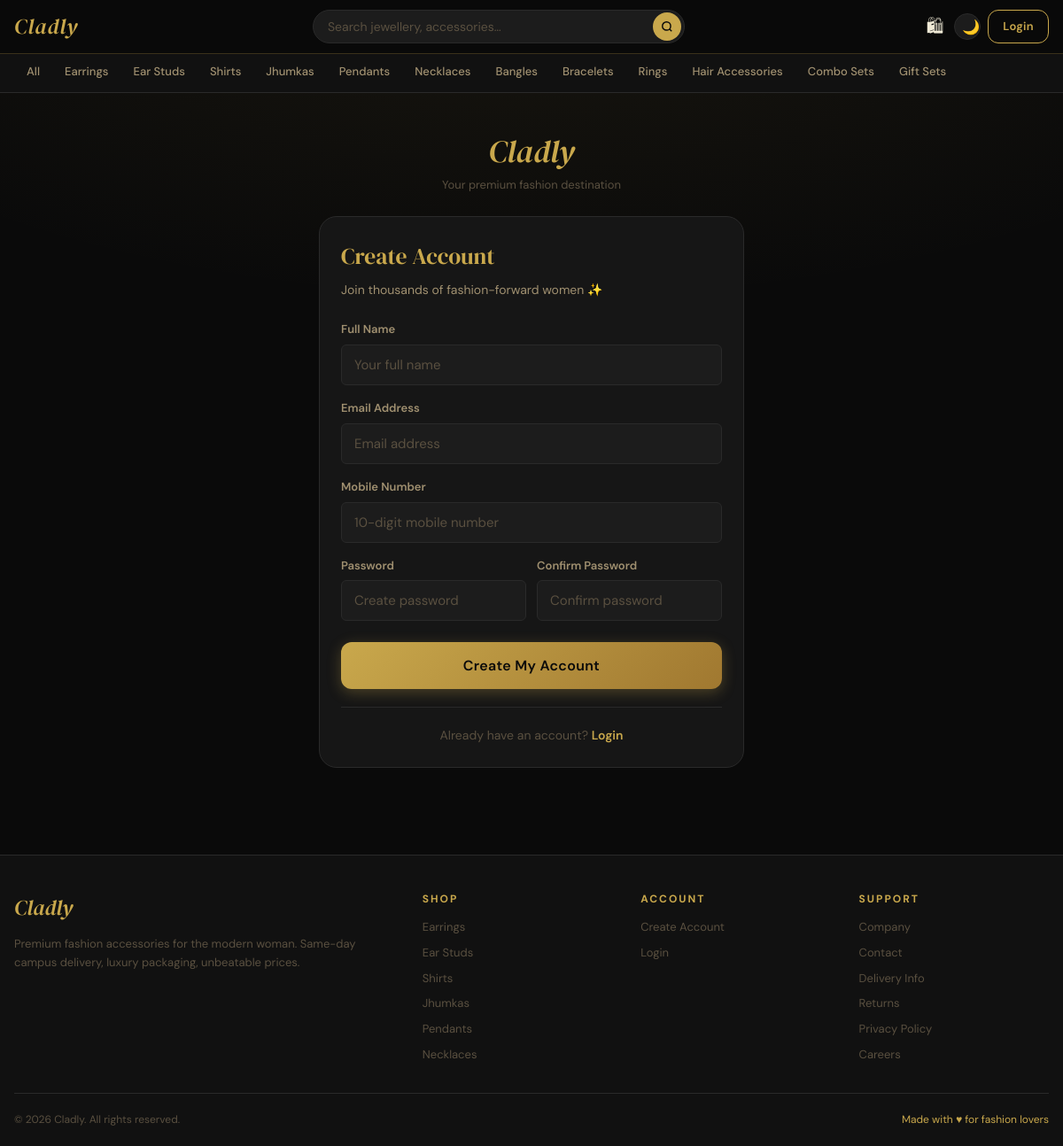
Screenshot of /register/ with the database file from the repository.
### store/models.py (models this page shows, shortened)
class Category(models.Model):
    GENDER_CHOICES = [
        ('all', 'All'),
        ('girls', 'Girls'),
        ('boys', 'Boys'),
    ]
    name = models.CharField(max_length=100)
    slug = models.SlugField(unique=True)
    image = models.ImageField(upload_to='categories/', null=True, blank=True)
    description = models.TextField(blank=True)
    is_active = models.BooleanField(default=True)
    gender = models.CharField(max_length=10, choices=[('all','All'),('girls','Girls'),('boys','Boys')], default='girls')
    order = models.IntegerField(default=0)
    created_at = models.DateTimeField(auto_now_add=True)
    class Meta:
        verbose_name_plural = 'Categories'
        ordering = ['order', 'name']

### store/views.py (the view, shortened to what this page needs)
# urls.py: path('register/', views.register_view, name='register'),
def register_view(request):
    if request.user.is_authenticated:
        return redirect('home')
    form = RegistrationForm(request.POST or None)
    return render(request, 'store/auth/register.html', {'form': form})

### store/forms.py (shortened to what this page needs)
class RegistrationForm(forms.ModelForm):
    password = forms.CharField(widget=forms.PasswordInput(attrs={'placeholder': 'Create password', 'class': FORM_CTRL}))
    confirm_password = forms.CharField(widget=forms.PasswordInput(attrs={'placeholder': 'Confirm password', 'class': FORM_CTRL}))
    class Meta:
        model = User
        fields = ['full_name', 'email', 'mobile', 'password']
        widgets = {
            'full_name': forms.TextInput(attrs={'placeholder': 'Your full name', 'class': FORM_CTRL}),
            'email': forms.EmailInput(attrs={'placeholder': 'Email address', 'class': FORM_CTRL}),
            'mobile': forms.TextInput(attrs={'placeholder': '10-digit mobile number', 'class': FORM_CTRL}),
        }

### store/context_processors.py (called while the page is built)
def cart_wishlist_count(request):
    cart_count = 0
    wishlist_count = 0
    notif_count = 0
    if request.user.is_authenticated:
        cart_count = Cart.objects.filter(user=request.user).count()
        wishlist_count = Wishlist.objects.filter(user=request.user).count()
        notif_count = Notification.objects.filter(user=request.user, is_read=False).count()
    else:
        session_key = request.session.session_key
        if session_key:
            cart_count = Cart.objects.filter(session_key=session_key).count()
    return {
        'cart_count': cart_count,
        'wishlist_count': wishlist_count,
        'notif_count': notif_count,
    }

def categories_list(request):
    categories = Category.objects.filter(is_active=True).order_by('order', 'name')
    return {'nav_categories': categories}

### store/templates/store/auth/register.html (shortened to what this page needs)
{% extends 'base.html' %}
{% block content %}
<div class="auth-page">
  <div style="width:100%;max-width:480px;">
    <div class="auth-brand">
      <div class="auth-logo">Cladly</div>
      <div class="auth-tagline">Your premium fashion destination</div>
    </div>
    <div class="form-card">
      <div class="form-title">Create Account</div>
      <div class="form-sub">Join thousands of fashion-forward women ✨</div>
      <form method="post">
        <div class="form-group">
          <label class="form-label">Full Name</label>
          {{ form.full_name }}
        </div>
        <div class="form-group">
          <label class="form-label">Email Address</label>
          {{ form.email }}
        </div>
        <div class="form-group">
          <label class="form-label">Mobile Number</label>
          {{ form.mobile }}
        </div>
        <div class="form-row">
          <div class="form-group">
            <label class="form-label">Password</label>
            {{ form.password }}
          </div>
          <div class="form-group">
            <label class="form-label">Confirm Password</label>
            {{ form.confirm_password }}
          </div>
        </div>
        <button type="submit" class="btn btn-gold btn-full btn-lg" style="margin-top:8px;">Create My Account</button>
      </form>
      <hr class="form-divider">
      <p style="text-align:center;font-size:14px;color:var(--text-muted);">
        Already have an account? <a href="{% url 'login' %}" style="color:var(--gold);font-weight:600;">Login</a>
      </p>
    </div>
  </div>
</div>
{% endblock %}

### templates/base.html (shortened to what this page needs)
{% load static %}
<!DOCTYPE html>
<html lang="en">
<head>
  <link rel="stylesheet" href="{% static 'store/css/main.css' %}">
</head>
<body class="page-body">
<nav class="navbar">
  <div class="navbar-inner">
    <a href="{% url 'home' %}" class="nav-logo">Cladly</a>
    <div class="nav-search">
      <form action="{% url 'search' %}" method="get">
        <input type="text" id="search-input" name="q" placeholder="Search jewellery, accessories…"
               value="{{ request.GET.q }}" autocomplete="off">
        <button type="submit" class="nav-search-btn">
          <svg width="14" height="14" viewBox="0 0 24 24" fill="none" stroke="currentColor" stroke-width="2.5">
            <circle cx="11" cy="11" r="8"/><line x1="21" y1="21" x2="16.65" y2="16.65"/>
          </svg>
        </button>
      </form>
    </div>
    <div class="nav-actions">
      <a href="{% url 'cart' %}" class="nav-icon-btn nav-icon-desktop-only" title="Cart">
        🛍
      </a>
      <button type="button" class="nav-icon-btn theme-toggle-btn" id="cladly-theme-toggle" aria-label="Toggle dark/light mode">
        <span class="theme-icon-moon">🌙</span>
     </button>
     {% if user.is_authenticated %}
       <a href="{% url 'profile' %}" class="nav-icon-btn nav-icon-desktop-only" title="Profile">
      {% if user.profile_image %}
        <img src="{{ user.profile_image.url }}" style="width:28px;height:28px;border-radius:50%;object-fit:cover;border:1.5px solid var(--gold);">
        {% else %}
          <span style="width:28px;height:28px;background:var(--gold);border-radius:50%;display:flex;align-items:center;justify-content:center;color:var(--black);font-weight:700;font-size:12px;">{{ user.full_name|first|upper }}</span>
        {% endif %}
        </a>
      {% else %}
         <a href="{% url 'login' %}" class="btn btn-outline btn-sm nav-icon-desktop-only" style="margin-left:4px;">Login</a>
        {% endif %}
   </div>
  </div>
</nav>
<div class="category-nav">
  <div class="category-nav-inner">
    <a href="{% url 'product_list' %}" class="cat-nav-item {% if request.resolver_match.url_name == 'product_list' %}active{% endif %}">All</a>
    {% for cat in nav_categories %}
      <a href="{% url 'category_products' cat.slug %}"
         class="cat-nav-item {% if request.resolver_match.kwargs.slug == cat.slug %}active{% endif %}">
        {{ cat.name }}
      </a>
    {% endfor %}
  </div>
</div>
<main>
  {% block content %}{% endblock %}
</main>
<footer class="footer">
  <div class="footer-grid">
    <div class="footer-brand">
      <a href="{% url 'home' %}" class="footer-logo">Cladly</a>
      <p class="footer-tagline">Premium fashion accessories for the modern woman. Same-day campus delivery, luxury packaging, unbeatable prices.</p>
    </div>
    <div>
      <div class="footer-heading">Shop</div>
      <div class="footer-links">
        {% for cat in nav_categories|slice:":6" %}
          <a href="{% url 'category_products' cat.slug %}">{{ cat.name }}</a>
        {% endfor %}
      </div>
    </div>
    <div>
      <div class="footer-heading">Account</div>
      <div class="footer-links">
        {% if user.is_authenticated %}
          <a href="{% url 'profile' %}">My Profile</a>
          <a href="{% url 'my_orders' %}">My Orders</a>
          <a href="{% url 'wishlist' %}">Wishlist</a>
          <a href="{% url 'address_list' %}">Addresses</a>
          <a href="{% url 'logout' %}">Logout</a>
        {% else %}
          <a href="{% url 'register' %}">Create Account</a>
          <a href="{% url 'login' %}">Login</a>
        {% endif %}
      </div>
    </div>
    <div>
      <div class="footer-heading">Support</div>
      <div class="footer-links">
        <a href="#">Company</a>
        <a href="#">Contact</a>
        <a href="#">Delivery Info</a>
        <a href="#">Returns</a>
        <a href="#">Privacy Policy</a>
        <a href="#">Careers</a>
      </div>
    </div>
  </div>
  <div class="footer-bottom">
    <span>© 2026 Cladly. All rights reserved.</span>
    <span style="color:var(--gold)">Made with ♥ for fashion lovers</span>
  </div>
</footer>
</body>
</html>

### rows the page displays
Category: name "Earrings"
Category: name "Ear Studs"
Category: name "Shirts"
Category: name "Jhumkas"
Category: name "Pendants"
Category: name "Necklaces"
Category: name "Bangles"
Category: name "Bracelets"
Category: name "Rings"
Category: name "Hair Accessories"
Category: name "Combo Sets"
Category: name "Gift Sets"
